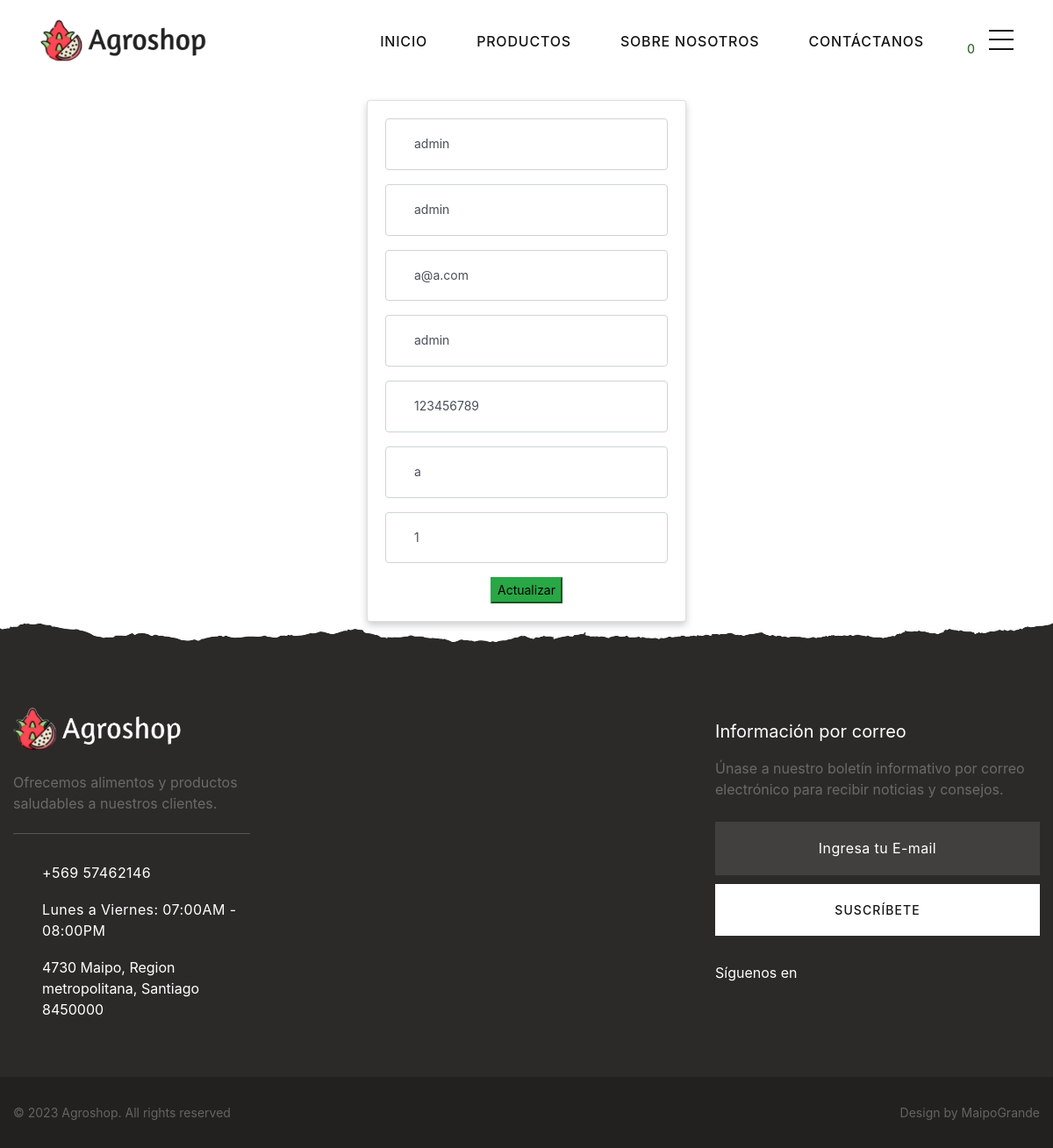
Screenshot of /crud/edit.php?id=1 with the database file from the repository.
### tables this page shows
CREATE TABLE `usuario` (
  `id_usuario` int(11) NOT NULL,
  `usu_nombre` varchar(255) NOT NULL,
  `usu_apellido` varchar(255) NOT NULL,
  `usu_rut` varchar(255) NOT NULL,
  `usu_email` varchar(255) NOT NULL,
  `usu_pass` varchar(255) NOT NULL,
  `usu_usuario` varchar(255) NOT NULL,
  `usu_telefono` varchar(255) NOT NULL,
  `usu_direccion` varchar(255) NOT NULL,
  `id_tipousuario` int(11) NOT NULL,
  `usu_estado` int(10) UNSIGNED NOT NULL DEFAULT 1
);

### crud/edit.php (the view, shortened to what this page needs)
<?php include('header.php'); ?>
<?php
include_once '../config/config.php';
$nombre_2 = '';
$apellido_2 = '';
$usuario_2 = '';
$email_2 = '';
$telefono_2 = '';
$direccion_2 = '';
$tipo_usuario_2 = '';
if (isset($_GET['id'])) {
    $id = $_GET['id'];
    $query = "SELECT * FROM usuario WHERE id_usuario=$id";
    $result = mysqli_query($conexion, $query);
    if (mysqli_num_rows($result) == 1) {
        $row = mysqli_fetch_array($result);
        $nombre_2 = $row['usu_nombre'];
        $apellido_2 = $row['usu_apellido'];
        $usuario_2 = $row['usu_email'];
        $email_2 = $row['usu_usuario'];
        $telefono_2 = $row['usu_telefono'];
        $direccion_2 = $row['usu_direccion'];
        $tipo_usuario_2 = $row['id_tipousuario'];
    }
}
?>
<div class="container p-4">
    <div class="row">
        <div class="col-md-4 mx-auto">
            <div class="card card-body">
                <form action="edit.php?id=<?php echo $_GET['id']; ?>" method="POST">
                    <div class="form-group">
                        <input name="nombre_2" type="text" class="form-control" value="<?php echo $nombre_2; ?>"
                            placeholder="Actualizar nombre">
                    </div>
                    <div class="form-group">
                        <input name="apellido_2" type="text" class="form-control" value="<?php echo $apellido_2; ?>"
                            placeholder="Actualizar apellido">
                    </div>
                    <div class="form-group">
                        <input name="usuario_2" type="text" class="form-control" value="<?php echo $usuario_2; ?>"
                            placeholder="Actualizar usuario">
                    </div>
                    <div class="form-group">
                        <input name="email_2" type="text" class="form-control" value="<?php echo $email_2; ?>"
                            placeholder="Actualizar correo">
                    </div>
                    <div class="form-group">
                        <input name="telefono_2" type="text" class="form-control" value="<?php echo $telefono_2; ?>"
                            placeholder="Actualizar telefono">
                    </div>
                    <div class="form-group">
                        <input name="direccion_2" type="text" class="form-control" value="<?php echo $direccion_2; ?>"
                            placeholder="Actualizar direccion">
                    </div>
                    <div class="form-group">
                        <input name="tipo_usuario_2" type="text" class="form-control"
                            value="<?php echo $tipo_usuario_2; ?>" placeholder="Actualizar tipo de usuario">
                    </div>
                    <button class="btn-success" name="actualizar">
                        Actualizar
                    </button>
                </form>
            </div>
        </div>
    </div>
</div>
<?php include('../footer.php'); ?>

### rows the page displays
usuario: nombre_2 "admin", apellido_2 "admin", usuario_2 "a@a.com", email_2 "admin", telefono_2 "123456789", direccion_2 "a", tipo_usuario_2 "1"

### other values shown
$totalCantidad "0"
